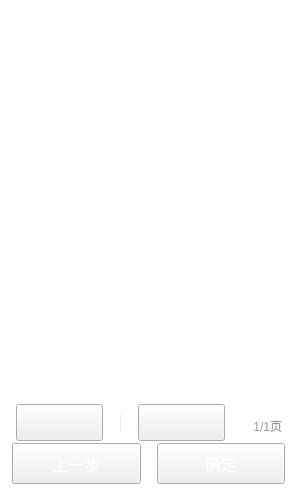
<?xml version="1.0" encoding="UTF-8"?>
<ui version="4.0">
 <class>GoodsSelectForCreateWidget</class>
 <widget class="QWidget" name="GoodsSelectForCreateWidget">
  <property name="geometry">
   <rect>
    <x>0</x>
    <y>0</y>
    <width>290</width>
    <height>493</height>
   </rect>
  </property>
  <property name="windowTitle">
   <string>Form</string>
  </property>
  <layout class="QVBoxLayout" name="verticalLayout">
   <property name="spacing">
    <number>0</number>
   </property>
   <property name="leftMargin">
    <number>0</number>
   </property>
   <property name="topMargin">
    <number>0</number>
   </property>
   <property name="rightMargin">
    <number>0</number>
   </property>
   <property name="bottomMargin">
    <number>0</number>
   </property>
   <item>
    <widget class="GoodsForCreateListView" name="listView">
     <property name="styleSheet">
      <string notr="true">QListView{
	border:none;
}</string>
     </property>
    </widget>
   </item>
   <item>
    <widget class="QWidget" name="pageUpDownWidget" native="true">
     <property name="minimumSize">
      <size>
       <width>0</width>
       <height>40</height>
      </size>
     </property>
     <property name="maximumSize">
      <size>
       <width>16777215</width>
       <height>40</height>
      </size>
     </property>
     <property name="styleSheet">
      <string notr="true">QWidget#pageUpDownWidget{
	background-color:#ffffff;
}</string>
     </property>
     <layout class="QHBoxLayout" name="horizontalLayout">
      <property name="spacing">
       <number>0</number>
      </property>
      <property name="leftMargin">
       <number>16</number>
      </property>
      <property name="topMargin">
       <number>0</number>
      </property>
      <property name="rightMargin">
       <number>12</number>
      </property>
      <property name="bottomMargin">
       <number>0</number>
      </property>
      <item>
       <widget class="QWidget" name="widget_4" native="true">
        <layout class="QHBoxLayout" name="horizontalLayout_3">
         <property name="spacing">
          <number>17</number>
         </property>
         <property name="leftMargin">
          <number>0</number>
         </property>
         <property name="topMargin">
          <number>0</number>
         </property>
         <property name="rightMargin">
          <number>0</number>
         </property>
         <property name="bottomMargin">
          <number>0</number>
         </property>
         <item>
          <widget class="QPushButton" name="lastPageButton">
           <property name="minimumSize">
            <size>
             <width>87</width>
             <height>37</height>
            </size>
           </property>
           <property name="maximumSize">
            <size>
             <width>87</width>
             <height>37</height>
            </size>
           </property>
           <property name="styleSheet">
            <string notr="true">QPushButton
{
	border-image: url(:/saleImage/btn-up-nomal.png);
}

QPushButton:pressed
{
	border-image: url(:/saleImage/btn-up-pess.png);
}

QPushButton:disabled
{
border-image: url(:/saleImage/btn-up-disable.png);
}</string>
           </property>
           <property name="text">
            <string/>
           </property>
          </widget>
         </item>
         <item>
          <widget class="QWidget" name="widget_3" native="true">
           <property name="minimumSize">
            <size>
             <width>1</width>
             <height>18</height>
            </size>
           </property>
           <property name="maximumSize">
            <size>
             <width>1</width>
             <height>18</height>
            </size>
           </property>
           <property name="styleSheet">
            <string notr="true">border: 1px solid #ededed;</string>
           </property>
          </widget>
         </item>
         <item>
          <widget class="QPushButton" name="nextPageButton">
           <property name="minimumSize">
            <size>
             <width>87</width>
             <height>37</height>
            </size>
           </property>
           <property name="maximumSize">
            <size>
             <width>87</width>
             <height>37</height>
            </size>
           </property>
           <property name="styleSheet">
            <string notr="true">QPushButton{
	border-image: url(:/saleImage/btn-down-nomal.png);
}

QPushButton:pressed{
	border-image: url(:/saleImage/btn-down-pess.png);
}

QPushButton:disabled{
	border-image: url(:/saleImage/btn-down-disabled.png);
}</string>
           </property>
           <property name="text">
            <string/>
           </property>
          </widget>
         </item>
        </layout>
       </widget>
      </item>
      <item>
       <widget class="QLabel" name="pageLabel">
        <property name="minimumSize">
         <size>
          <width>60</width>
          <height>0</height>
         </size>
        </property>
        <property name="maximumSize">
         <size>
          <width>60</width>
          <height>16777215</height>
         </size>
        </property>
        <property name="styleSheet">
         <string notr="true">font-size:12px;
color:#999999;
font-family:&quot;微软雅黑&quot;;
padding-top:6px;</string>
        </property>
        <property name="text">
         <string>1/1页</string>
        </property>
        <property name="alignment">
         <set>Qt::AlignRight|Qt::AlignTrailing|Qt::AlignVCenter</set>
        </property>
       </widget>
      </item>
     </layout>
    </widget>
   </item>
   <item>
    <widget class="QWidget" name="confirmWidget" native="true">
     <property name="minimumSize">
      <size>
       <width>0</width>
       <height>50</height>
      </size>
     </property>
     <property name="maximumSize">
      <size>
       <width>16777215</width>
       <height>50</height>
      </size>
     </property>
     <property name="styleSheet">
      <string notr="true">QWidget#confirmWidget{
	background-color:#ffffff;
}</string>
     </property>
     <layout class="QHBoxLayout" name="horizontalLayout_2">
      <property name="spacing">
       <number>16</number>
      </property>
      <property name="leftMargin">
       <number>12</number>
      </property>
      <property name="topMargin">
       <number>0</number>
      </property>
      <property name="rightMargin">
       <number>12</number>
      </property>
      <property name="bottomMargin">
       <number>9</number>
      </property>
      <item>
       <widget class="QPushButton" name="lastStepButton">
        <property name="sizePolicy">
         <sizepolicy hsizetype="Minimum" vsizetype="Minimum">
          <horstretch>0</horstretch>
          <verstretch>0</verstretch>
         </sizepolicy>
        </property>
        <property name="styleSheet">
         <string notr="true">QPushButton{
	font-size:16px;
	color:#ffffff;
	border-image: url(:/orderGoodsImage/blueRect.png);
}

QPushButton:pressed{
	border-image: url(:/orderGoodsImage/blueRect_press.png);
}</string>
        </property>
        <property name="text">
         <string>上一步</string>
        </property>
       </widget>
      </item>
      <item>
       <widget class="QPushButton" name="confirmButton">
        <property name="sizePolicy">
         <sizepolicy hsizetype="Minimum" vsizetype="Minimum">
          <horstretch>0</horstretch>
          <verstretch>0</verstretch>
         </sizepolicy>
        </property>
        <property name="styleSheet">
         <string notr="true">QPushButton{
	font-size:16px;
	color:#ffffff;
	border-image: url(:/orderGoodsImage/orangeRect.png);
}

QPushButton:pressed{
	border-image: url(:/orderGoodsImage/orangeRect_press.png);
}</string>
        </property>
        <property name="text">
         <string>确定</string>
        </property>
       </widget>
      </item>
     </layout>
    </widget>
   </item>
  </layout>
 </widget>
 <customwidgets>
  <customwidget>
   <class>GoodsForCreateListView</class>
   <extends>QListView</extends>
   <header>GoodsForCreateListView.h</header>
  </customwidget>
 </customwidgets>
 <resources/>
 <connections/>
</ui>
